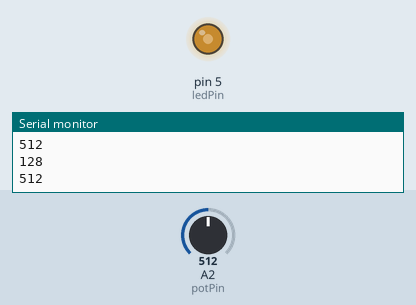
Recording of a sketch running on a simulated Arduino Uno, built with avr-gcc and run on an emulated ATmega328P. On the bench: output pins drawn as LEDs (lit = HIGH), the last lines printed to the serial monitor. The inputs (shaded band) are chosen by the test bench; at power-on: A2 (potPin) = 512.

Above: at 1.2 s.
1.3 s: A2 (potPin) set to 716
At 2.4 s:
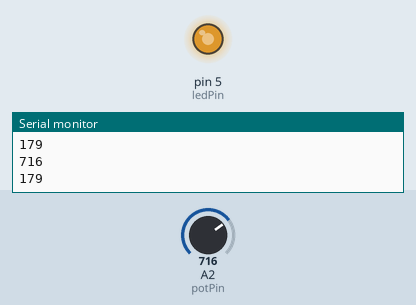
2.8 s: A2 (potPin) set to 900
At 3.4 s:
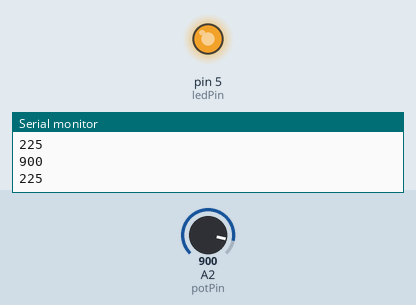
4.3 s: A2 (potPin) set to 122
At 5.5 s:
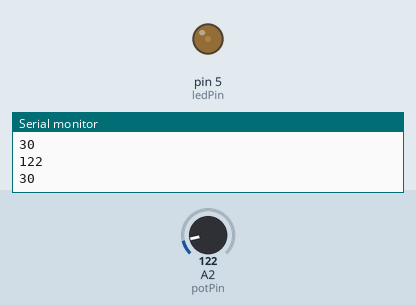
5.8 s: A2 (potPin) set to 0
At 7.0 s:
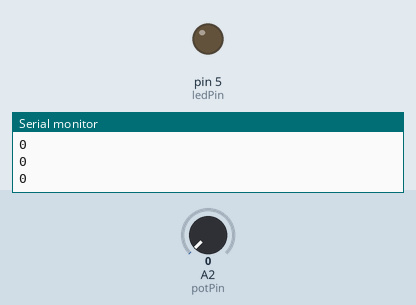
Timing chart, 0 to 8.3 s (numbered marks = the images above; inputs shaded):
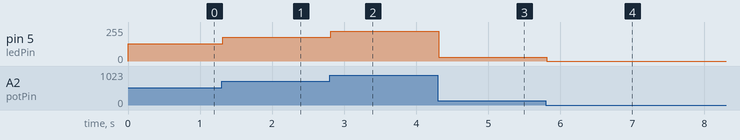

Measured:
- after the input at 1.3 s, pin 5 (ledPin): 128/255 → 179/255 at once
- after the input at 2.8 s, pin 5 (ledPin): 179/255 → 225/255 at once
- after the input at 4.3 s, pin 5 (ledPin): 225/255 → 30/255 at once
- after the input at 5.8 s, pin 5 (ledPin): 30/255 → 0/255 at once

The sketch:

Analogic_out_dimmer.ino
```cpp
int ledPin = 5;
int potPin = A2;
int value;

void setup() {
  Serial.begin(9600);
  pinMode(ledPin, OUTPUT);
}

void loop() {
  value = analogRead(potPin);
  Serial.println(value);
  Serial.println(value/4);

  analogWrite(ledPin, value/4);
}
```
